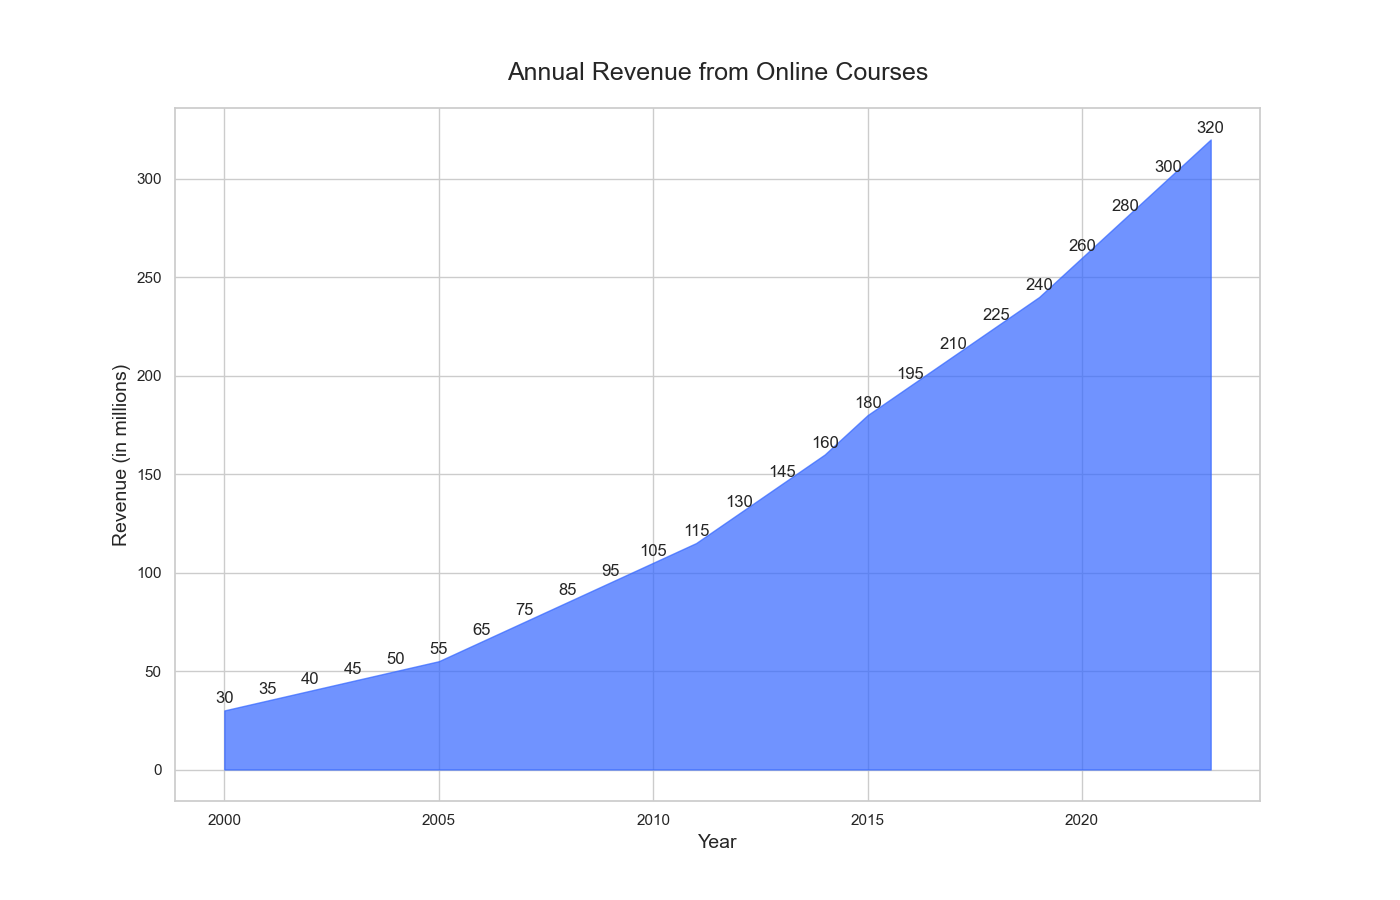

This figure's Python source:

import matplotlib.pyplot as plt

# Data
years = [
    2000, 2001, 2002, 2003, 2004, 2005, 2006, 2007, 2008, 2009, 
    2010, 2011, 2012, 2013, 2014, 2015, 2016, 2017, 2018, 2019, 
    2020, 2021, 2022, 2023
]
revenue = [
    30, 35, 40, 45, 50, 55, 65, 75, 85, 95, 105, 115, 130, 145, 
    160, 180, 195, 210, 225, 240, 260, 280, 300, 320
]

# Plot
plt.figure(figsize=(14, 9))
plt.fill_between(years, revenue, color='#3366FF', alpha=0.7)

# Titles and labels
plt.title('Annual Revenue from Online Courses', fontsize=18, pad=20)
plt.xlabel('Year', fontsize=14)
plt.ylabel('Revenue (in millions)', fontsize=14)

# Annotations
for i, txt in enumerate(revenue):
    plt.annotate(txt, (years[i], revenue[i]), textcoords="offset points", xytext=(0, 5), ha='center')

# Display the plot
plt.show()
